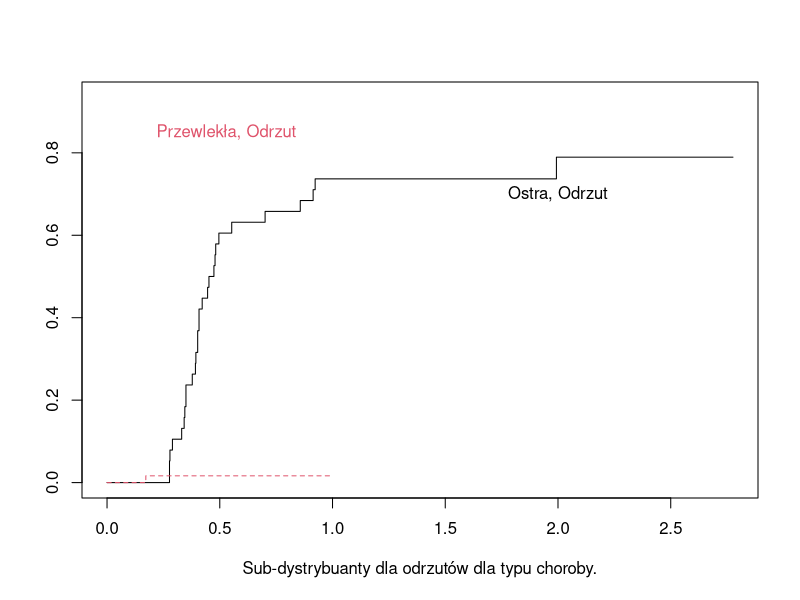
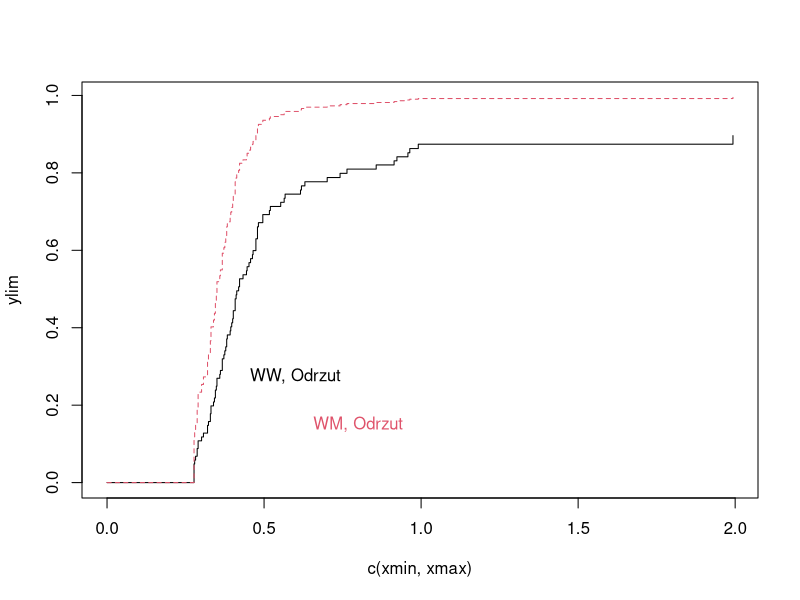
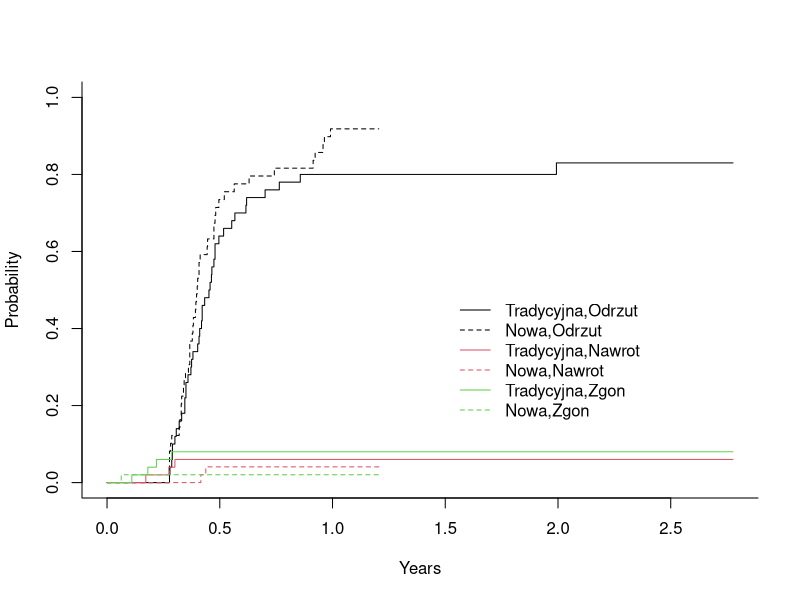
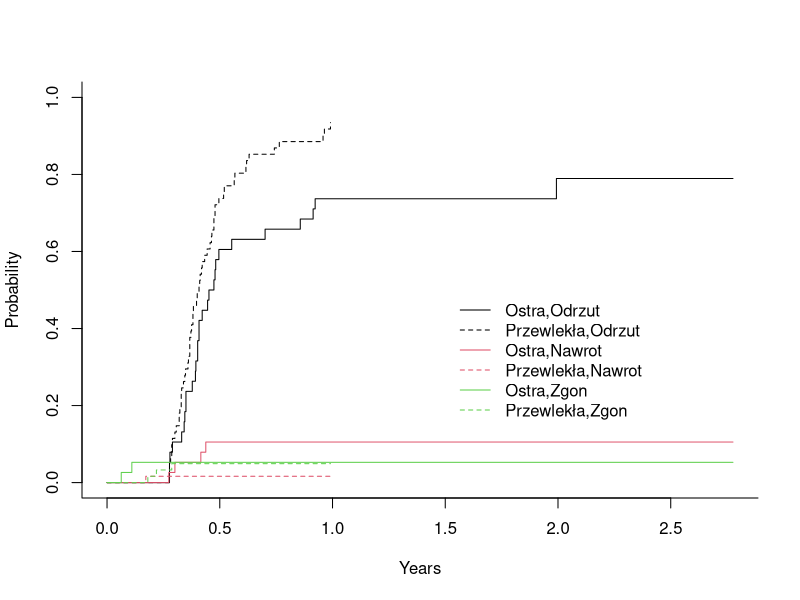

R code for these plots, in order:
## ---- chunk 1
library(knitr)
opts_chunk$set(comment="", message=FALSE, warning=FALSE, tidy.opts=list(keep.blank.line=TRUE, width.cutoff=120),options(width=120),fig.align='center',fig.height=6, fig.width=10,fig.path='figure/beamer-',fig.width=6, fig.height=3, fig.show='hold',size='footnotesize', echo=FALSE)
## ---- chunk 2
print2 <- function (x, digits = max(options()$digits - 4, 3), ...) {
    if (!is.null(cl <- x$call)) {
        cat("Call:\n")
        dput(cl)
        cat("\n")
    }
    if (!is.null(x$fail)) {
        cat(" Coxph failed.", x$fail, "\n")
        return()
    }
    savedig <- options(digits = digits)
    on.exit(options(savedig))
    coef <- x$coefficients
    se <- sqrt(diag(x$var))
    if (is.null(coef) | is.null(se)) 
        stop("Input is not valid")
    if (is.null(x$naive.var)) {
        tmp <- cbind(coef, exp(coef), se, coef/se, signif(1 - 
            pchisq((coef/se)^2, 1), digits - 1))
        dimnames(tmp) <- list(names(coef), c("coef", "exp(coef)", 
            "se(coef)", "z", "p"))
    }
    else {
        nse <- sqrt(diag(x$naive.var))
        tmp <- cbind(coef, exp(coef), nse, se, coef/se, signif(1 - 
            pchisq((coef/se)^2, 1), digits - 1))
        dimnames(tmp) <- list(names(coef), c("coef", "exp(coef)", 
            "se(coef)", "robust se", "z", "p"))
    }
    cat("\n")
    print(tmp)
    logtest <- -2 * (x$loglik[1] - x$loglik[2])
    if (is.null(x$df)) 
        df <- sum(!is.na(coef))
    else df <- round(sum(x$df), 2)
    cat("\n")
    invisible(x)
}
## ---- chunk 3
library(survival)
dane <- read.csv("bmt.csv")

dane.red <- data.frame(dane, event=ifelse(dane$first_e==0,0,1),
                       odrzut=ifelse(dane$first_e==1,1,0), 
                       nawrot=ifelse(dane$first_e==2,1,0),
                       zgon=ifelse(dane$first_e==3,1,0))
## ---- chunk 4
library(cmprsk)
attach(dane)
ci.trt <- cuminc(first_t, first_e, group=trt) 
pdf(file = "plot1.pdf")
plot(ci.trt, curvlab=c("Tradycyjna,Odrzut", 
                       "Nowa,Odrzut",
                       "Tradycyjna,Nawrot",
                       "Nowa,Nawrot",
                       "Tradycyjna,Zgon",
                       "Nowa,Zgon"), col=c(1,1,2,2,3,3), wh=c(1.5,0.5),
     lty = c(1,2,1,2,1,2))
dev.off()
## ---- chunk 5

ci.diag <- cuminc(first_t, first_e, group=diag)
pdf(file = "plot2.pdf")
plot(ci.diag, curvlab=c("Ostra,Odrzut", 
                       "Przewlekła,Odrzut",
                       "Ostra,Nawrot",
                       "Przewlekła,Nawrot",
                       "Ostra,Zgon",
                       "Przewlekła,Zgon"),
     col=c(1,1,2,2,3,3), lty = c(1,2,1,2,1,2), wh = c(1.5,0.5))
dev.off()
## ---- chunk 6
library(cmprsk)
attach(dane.red)
ci.trt <- cuminc(first_t, first_e, group=trt)
ci.trt$Tests
## ---- chunk 7
ci.diag <- cuminc(first_t, first_e, group=diag)
ci.diag$Tests
## ---- chunk 8

ci.sfit <- survfit(Surv(first_t, event)~diag, etype=first_e, data=dane.red)
plot(ci.sfit, lty=c(1,0,0,2,0,0), col=1:2, mark.time=F, conf.int=F, xscale=1, xlab="Sub-dystrybuanty dla odrzutów dla typu choroby.")
text(2, 0.7,"Ostra, Odrzut", col=1)
text(0.53, 0.85,"Przewlekła, Odrzut", col=2)
## ---- chunk 9
print2(coxph.odrzut <- 
          coxph(Surv(first_t, first_e == 1) ~ diag+trt+age,
                            data = dane.red))
print2(coxph.nawrot <- 
          coxph(Surv(first_t, first_e == 2) ~ diag+trt+age,
                          data = dane.red))
print2(coxph.zgon <- 
          coxph(Surv(first_t, first_e == 3) ~ diag+trt+age,
                          data = dane.red))
## ---- chunk 10
attach(dane.red)

model.matrix(~ diag+trt+age)[,-1] -> m.dane.red

(mod.odrzut <- crr(ftime=first_t, 
                        fstatus=first_e,
                        cov1= m.dane.red,
                        #cov2 = trt,
                        failcode=1))
#istotny wsolczynnik przy diag
(mod.nawrot <- crr(ftime=first_t, 
                          fstatus=first_e,
                          cov1= m.dane.red,
                          #cov2 = trt,
                          failcode=2))
#nieisitoene wszyststko
(mod.zgon <- crr(ftime=first_t, 
                          fstatus=first_e,
                          cov1= m.dane.red,
                          #cov2 = trt,
                          failcode=3))
## ---- chunk 11

#12. Konstruujemy oszacowania funkcji skumulowanych częstości odpowiadających modelowi PH dla #funkcji hazardu sub-dystrybuanty dla odrzutow
odrzut.pred <- predict(mod.odrzut,cov1=rbind(0,1))
plot(odrzut.pred,lty=1:4,color=1:4)
text(0.6, .275, "WW, Odrzut", col=1)
text(0.8, .15, "WM, Odrzut", col=2)
